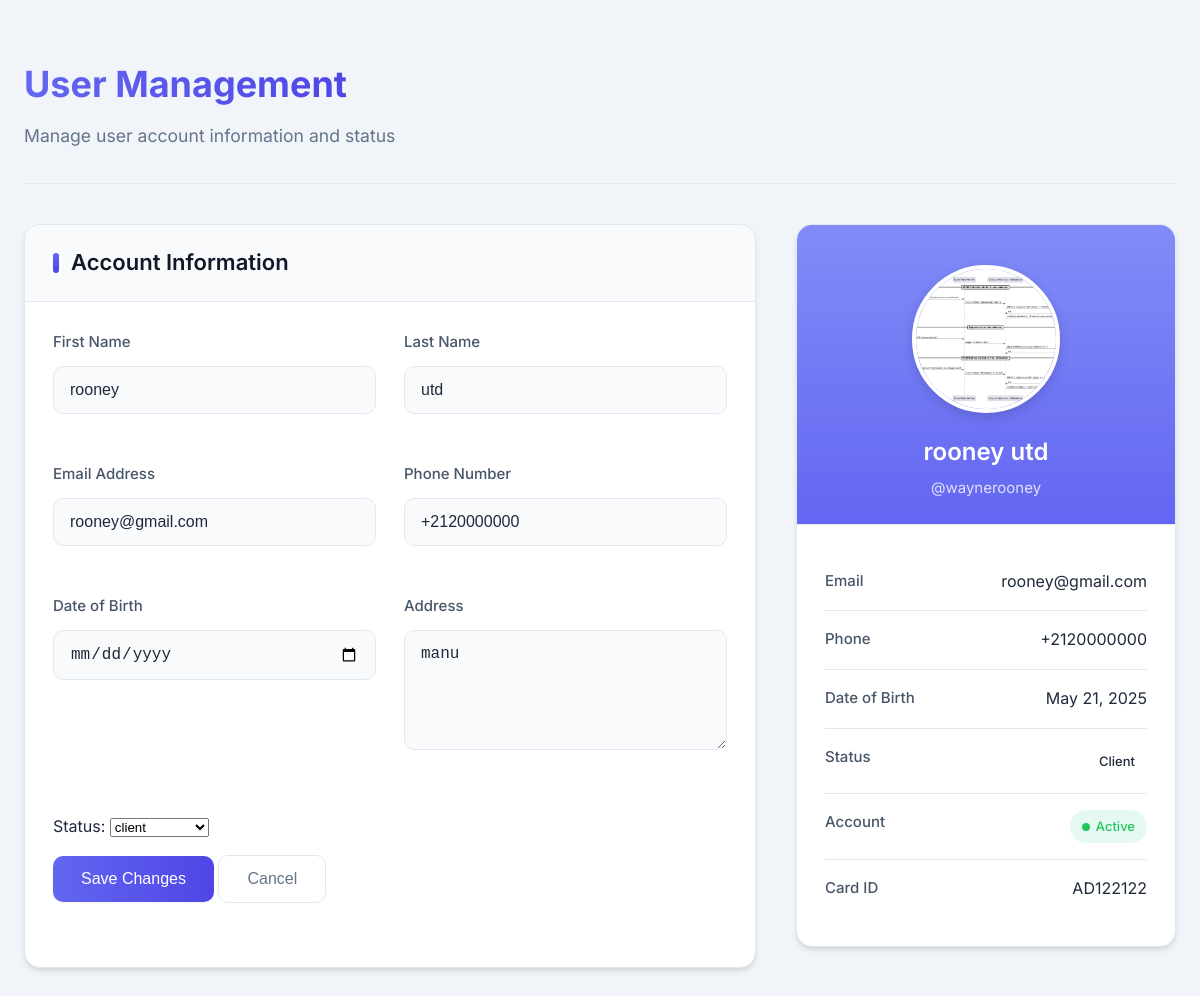
Before: /user/32/status/ (signed in) with the older database file.
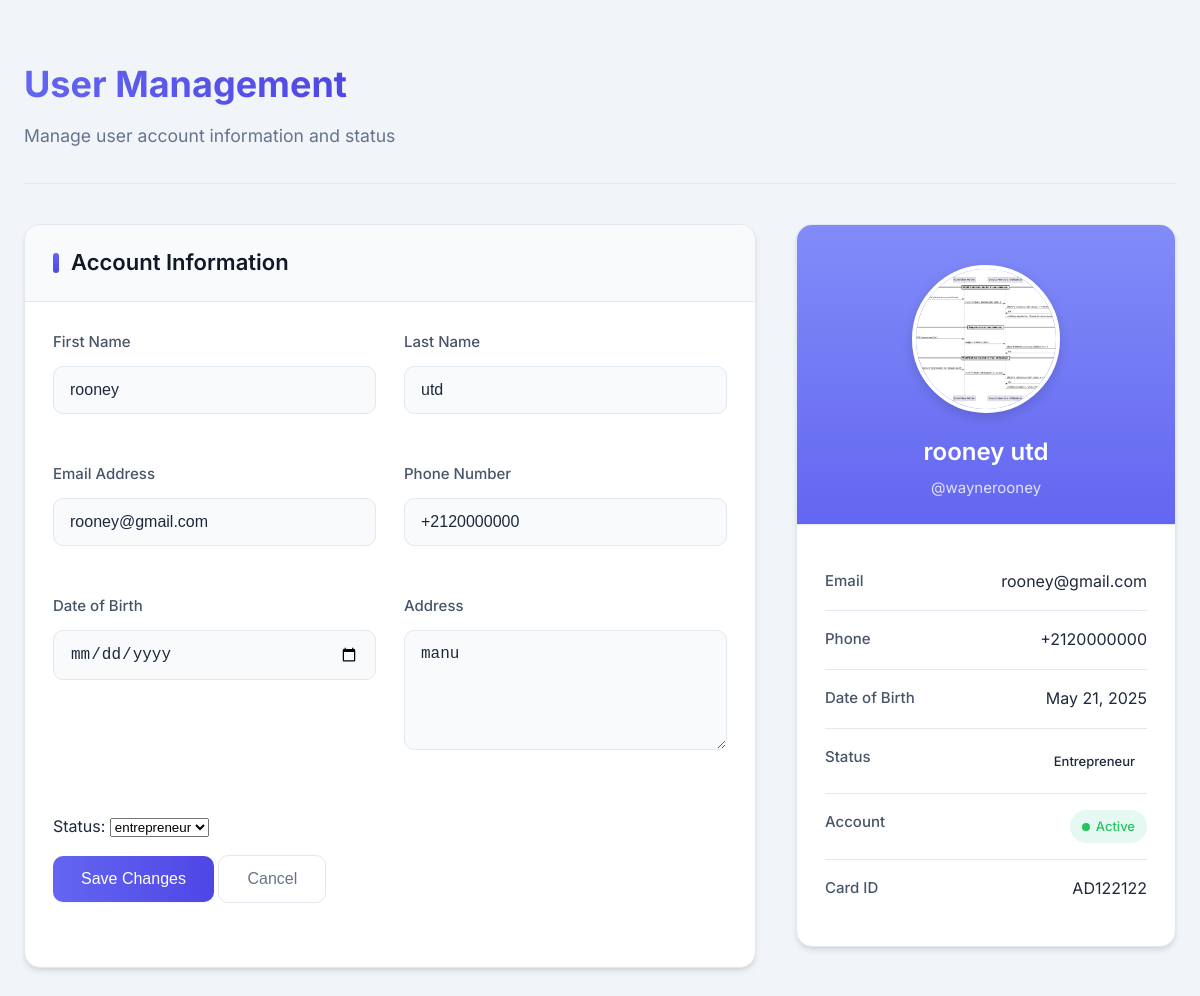
After: the same page with the newer database file.
### app/models.py (models this page shows)
class CustomUser(AbstractUser):
    status = [
        ('entrepreneur', 'entrepreneur'),
        ('client', ' client'),
        ('admin','admin'),
        ('visiteur','visiteur')
    ]
    status = models.CharField(max_length=50, default='visiteur', choices=status)
    profile_picture = models.ImageField(upload_to='locataire_profile_pics/',default='locataire_profile_pics/Default.jpg', null=True, blank=True)
    phone_number = models.CharField(max_length=15, null=True, blank=True)
    date_of_birth = models.DateField(null=True, blank=True)
    address = models.CharField(max_length=255, null=True, blank=True)
    Carteid= models.CharField(max_length=100, null=True, blank=True)

### app/views.py (the view)
# urls.py: path('user/<int:user_id>/status/', views.update_user_status, name='update_user_status'),
@staff_member_required(login_url='/login/')
def update_user_status(request, user_id):
    user = get_object_or_404(CustomUser, pk=user_id)
    if request.method == 'POST':
        form = UserStatusForm(request.POST, instance=user)
        if form.is_valid():
            form.save()
            return redirect('Dashboard')
    else:
        form = UserStatusForm(instance=user)
    return render(request, 'registration/update_user_status.html', {'form': form, 'user': user})

### app/forms.py
class UserStatusForm(forms.ModelForm):
    class Meta:
        model = CustomUser
        fields = ['status']
    def __init__(self, *args, **kwargs):
        super(UserStatusForm, self).__init__(*args, **kwargs)
        excluded_statuses = ['admin', 'visiteur']  # replace with actual status values
        self.fields['status'].choices = [
            (value, label) for value, label in self.fields['status'].choices
            if value not in excluded_statuses
        ]

### app/context_processors.py (called while the page is built)
def unread_message_count(request):
    if request.user.is_authenticated:
        count = Message.objects.filter(recipient=request.user, is_read=False).count()
        return {'unread_message_count': count}
    return {}

### templates/registration/update_user_status.html (shortened to what the changed rows need)
</head>
<body>
    <div class="main-container">
        <div class="page-header">
            <h1 class="page-title">User Management</h1>
        </div>
        <div class="content-grid">
            <div class="card">
                <div class="card-header">
                    <h2 class="card-title">Account Information</h2>
                </div>
                <div class="card-content">
                    <form method="post" class="form-grid">
                        <div class="form-group">
                            <label class="form-label" for="first_name">First Name</label>
                            <input type="text" id="first_name" name="first_name" class="form-input" value="{{ user.first_name }}" required>
                        </div>
                        <div class="form-group">
                            <label class="form-label" for="last_name">Last Name</label>
                            <input type="text" id="last_name" name="last_name" class="form-input" value="{{ user.last_name }}" required>
                        </div>
                        <div class="form-group">
                            <label class="form-label" for="email">Email Address</label>
                            <input type="email" id="email" name="email" class="form-input" value="{{ user.email }}" required>
                        </div>
                        <div class="form-group">
                            <label class="form-label" for="phone_number">Phone Number</label>
                            <input type="tel" id="phone_number" name="phone_number" class="form-input" value="{{ user.phone_number }}">
                        </div>
                        <div class="form-group">
                            <label class="form-label" for="date_of_birth">Date of Birth</label>
                            <input type="date" id="date_of_birth" name="date_of_birth" class="form-input" value="{{ user.date_of_birth }}">
                        </div>
                        <div class="form-group">
                            <label class="form-label" for="address">Address</label>
                            <textarea id="address" name="address" class="form-textarea" rows="3">{{ user.address }}</textarea>
                        </div>
                <div class="form-group">
                <form method="post">
                    {{ form.as_p }}
                </form>
            </div>
                </div>
            </div>
            <div class="profile-card card">
                <div class="profile-header">
                    <div class="profile-picture-wrapper">
                        <img src="{{ user.profile_picture.url }}" alt="Profile Picture" class="profile-picture">
                    </div>
                    <h3 class="profile-name">{{ user.first_name }} {{ user.last_name }}</h3>
                    <p class="profile-username">@{{ user.username }}</p>
                </div>
                <div class="profile-details">
                    <div class="detail-item">
                        <span class="detail-label">Email</span>
                        <span class="detail-value">{{ user.email }}</span>
                    </div>
                    <div class="detail-item">
                        <span class="detail-label">Phone</span>
                        <span class="detail-value">{{ user.phone_number|default:"Not provided" }}</span>
                    </div>
                    <div class="detail-item">
                        <span class="detail-label">Date of Birth</span>
                        <span class="detail-value">{{ user.date_of_birth|default:"Not provided" }}</span>
                    </div>
                    <div class="detail-item">
                        <span class="detail-value">
                            <span class="status-badge status-{{ user.status }}">
                                {{ user.status }}
                            </span>
                        </span>
                    </div>
                    <div class="detail-item">
                        <span class="detail-label">Card ID</span>
                        <span class="detail-value">{{ user.Carteid|default:"Not assigned" }}</span>
                    </div>
                </div>
            </div>
        </div>
    </div>
</body>
</html>

Changed rows visible on the page:
changed CustomUser "rooney": status "client" → "entrepreneur"; status "Client" → "Entrepreneur"
